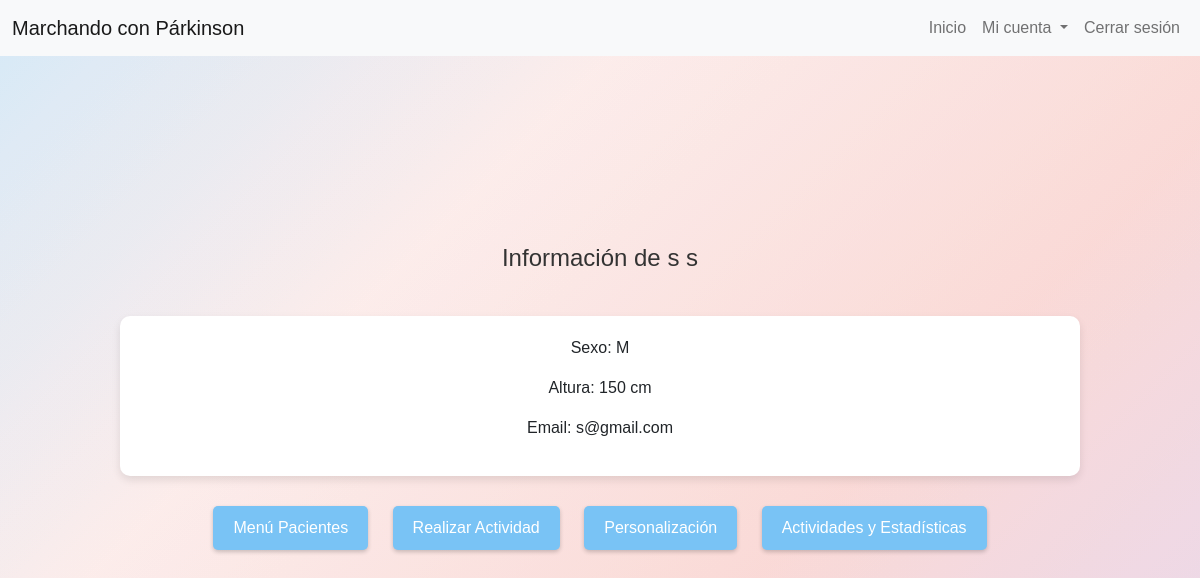
Screenshot of /profesional/infoPaciente.php?id_paciente=8 with the database file from the repository.
### tables this page shows
CREATE TABLE `pacientes` (
  `id_paciente` int(11) NOT NULL,
  `altura` int(3) NOT NULL,
  `sexo` enum('M','F') NOT NULL
);

CREATE TABLE `usuarios` (
  `id_usuario` int(11) NOT NULL,
  `nombre` varchar(255) NOT NULL,
  `apellidos` varchar(255) NOT NULL,
  `correo_electronico` varchar(255) NOT NULL,
  `contrasena` varchar(255) NOT NULL,
  `tipo_usuario` enum('administrador','profesional','paciente') DEFAULT NULL
);

### profesional/infoPaciente.php (the view, shortened to what this page needs)
<!DOCTYPE html>
<html lang="es" dir="ltr" xml:lang="es" xmlns="http://www.w3.org/1999/xhtml" class="responsive">
<head>
    <link href="https://cdnjs.cloudflare.com/ajax/libs/font-awesome/6.1.1/css/all.min.css" rel="stylesheet">
    <link rel="stylesheet" href="https://cdn.jsdelivr.net/npm/bootstrap@5.2.3/dist/css/bootstrap.min.css">
</head>
<body>
    <?php
    include 'menu.php';
    $servername = "localhost";
    $db_username = "root";
    $db_password = "";
    $db_name = "webparkinson";
    $conn = new mysqli($servername, $db_username, $db_password, $db_name);
    $id_paciente = isset($_GET['id_paciente']) ? $_GET['id_paciente'] : 0;
    $sql = "SELECT p.altura, p.sexo, u.correo_electronico, u.nombre, u.apellidos
            FROM pacientes p
            JOIN usuarios u ON p.id_paciente = u.id_usuario
            WHERE p.id_paciente = $id_paciente";
    $result = $conn->query($sql);
    if ($result->num_rows > 0) {
        $row = $result->fetch_assoc();
        $altura = $row['altura'];
        $sexo = $row['sexo'];
        $email = $row['correo_electronico'];
        $nombre = $row['nombre'];
        $apellidos = $row['apellidos'];
    } else {
        echo "No se encontraron datos del paciente.";
    }
    ?>
    <div class="content">
        <div class="welcome-message">
            Información de <?php echo $nombre . " " . $apellidos; ?>
        </div>
        <div class="info-paciente">
            <p>Sexo: <?php echo $sexo; ?></p>
            <p>Altura: <?php echo $altura; ?> cm</p>
            <p>Email: <?php echo $email; ?></p>
        </div>
        <div class="botones-actividades">
            <button type="button" onclick="location.href='inicioProfesional.php'">Menú Pacientes</button>
            <button type="button" onclick="iniciarActividadYRedirigir()">Realizar Actividad</button>
            <button type="button" onclick = "location.href='../profesional/personalizarbloqueo.php?id_paciente=<?php echo $_COOKIE['id_paciente']; ?>'">Personalización</button>
            <button type="button" onclick="location.href='../common/consultaActividades.php?id_paciente=<?php echo $id_paciente; ?>'">Actividades y Estadísticas</button>
        </div>
    </div>
</body>
</html>

### profesional/infoPaciente.php (style rules this page uses)
html, body { height: 100%; margin: 0; background: linear-gradient(135deg, rgba(174, 214, 241, 0.3), rgba(250, 219, 216, 0.3), rgba(245, 183, 177, 0.3), rgba(210, 180, 222, 0.3)); background-blend-mode: overlay; font-family: Arial, sans-serif; }
.content { text-align: center; position: absolute; width: 100%; top: 50%; left: 50%; transform: translate(-50%, -50%); }
.welcome-message { color: #333; font-size: 24px; margin-bottom: 40px; }
.info-paciente { background-color: #fff; padding: 20px; margin: 20px auto; border-radius: 10px; box-shadow: 0 4px 8px rgba(0, 0, 0, 0.1); width: auto; max-width: 80%; }
button[type="button"] { margin: 10px; padding: 10px 20px; border: none; background-color: #79c3f5; color: white; cursor: pointer; transition: background-color 0.3s ease; border-radius: 5px; box-shadow: 0 2px 4px rgba(0, 0, 0, 0.2); }

### rows the page displays
pacientes: id_paciente.nombre "s", id_paciente.apellidos "s", sexo "M", altura "150", id_paciente.correo_electronico "s@gmail.com"
